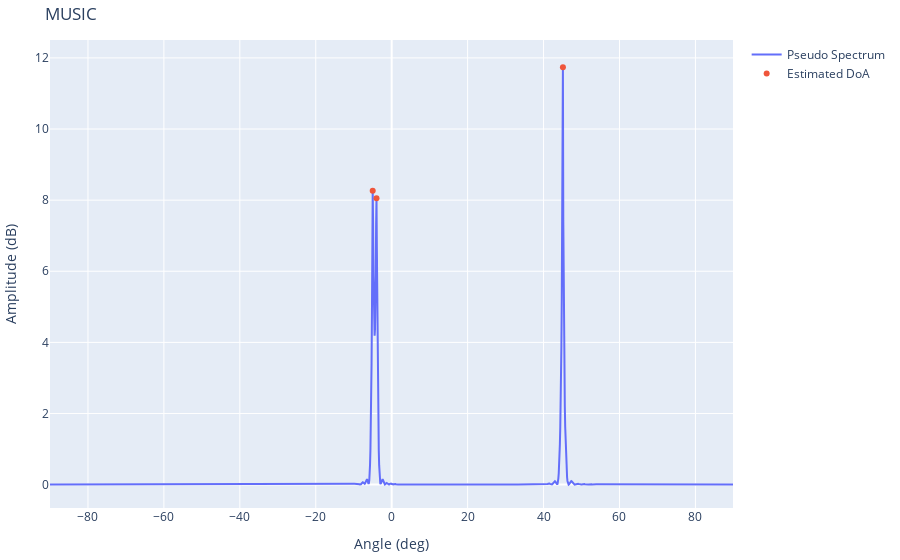

This figure's notebook cell:
### Code cell
import matplotlib.pyplot as plt

fig = go.Figure()

fig.add_trace(go.Scatter(x=scan_angle,
                         y=ps_db,
                         name='Pseudo Spectrum')
              )

fig.add_trace(go.Scatter(x=music_doa,
                         y=ps_db[music_idx],
                         mode='markers',
                         name='Estimated DoA')
              )
fig.update_layout(
    title='MUSIC',
    yaxis=dict(title='Amplitude (dB)'),
    xaxis=dict(title='Angle (deg)'),
    margin=dict(l=10, r=10, b=10, t=40),
)
fig.show()

### Figure 1 — Plotly figure (JSON) as saved in the notebook; plotly's stock layout.template omitted (floating-point values rounded to 4 significant figures; data arrays with more than 128 entries replaced by an {"elided": "..."} marker saying what was removed)
{"data": [{"name": "Pseudo Spectrum", "type": "scatter", "x": {"elided": "1800 float values"}, "y": {"elided": "1800 float values"}}, {"mode": "markers", "name": "Estimated DoA", "type": "scatter", "x": [-4.0, -5.0, 45.1], "y": [8.057, 8.264, 11.74]}], "layout": {"margin": {"b": 10, "l": 10, "r": 10, "t": 40}, "title": {"text": "MUSIC"}, "xaxis": {"title": {"text": "Angle (deg)"}}, "yaxis": {"title": {"text": "Amplitude (dB)"}}}}
